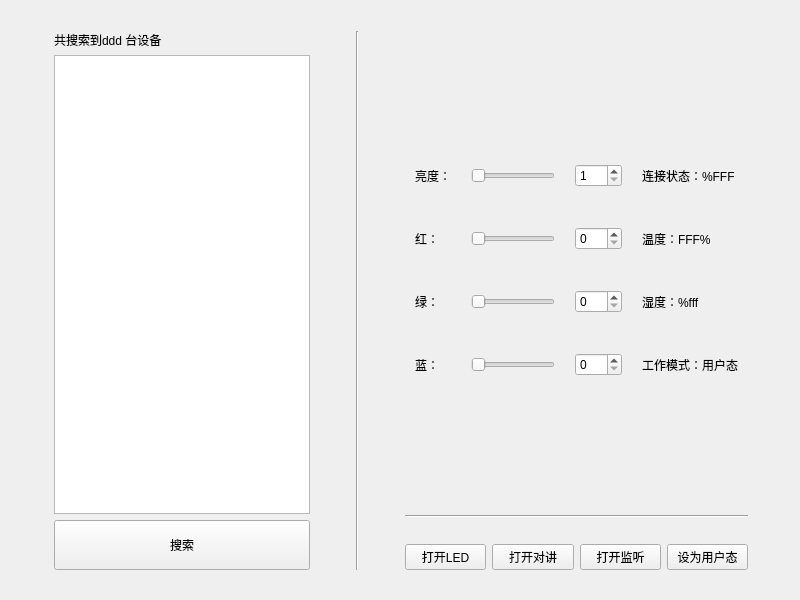
<?xml version="1.0" encoding="UTF-8"?>
<ui version="4.0">
 <class>Widget</class>
 <widget class="QWidget" name="Widget">
  <property name="geometry">
   <rect>
    <x>0</x>
    <y>0</y>
    <width>800</width>
    <height>600</height>
   </rect>
  </property>
  <property name="windowTitle">
   <string>Widget</string>
  </property>
  <widget class="QWidget" name="layoutWidget">
   <property name="geometry">
    <rect>
     <x>0</x>
     <y>20</y>
     <width>801</width>
     <height>561</height>
    </rect>
   </property>
   <layout class="QHBoxLayout" name="horizontalLayout_3">
    <item>
     <spacer name="horizontalSpacer_4">
      <property name="orientation">
       <enum>Qt::Horizontal</enum>
      </property>
      <property name="sizeHint" stdset="0">
       <size>
        <width>40</width>
        <height>20</height>
       </size>
      </property>
     </spacer>
    </item>
    <item>
     <layout class="QHBoxLayout" name="horizontalLayout_2">
      <item>
       <layout class="QVBoxLayout" name="verticalLayout">
        <item>
         <widget class="QLabel" name="deviceNumLabel">
          <property name="text">
           <string>共搜索到ddd 台设备</string>
          </property>
         </widget>
        </item>
        <item>
         <widget class="QListWidget" name="scanResultListWidget"/>
        </item>
        <item>
         <widget class="QPushButton" name="scanBtn">
          <property name="minimumSize">
           <size>
            <width>80</width>
            <height>50</height>
           </size>
          </property>
          <property name="text">
           <string>搜索</string>
          </property>
         </widget>
        </item>
       </layout>
      </item>
      <item>
       <spacer name="horizontalSpacer_3">
        <property name="orientation">
         <enum>Qt::Horizontal</enum>
        </property>
        <property name="sizeHint" stdset="0">
         <size>
          <width>40</width>
          <height>20</height>
         </size>
        </property>
       </spacer>
      </item>
      <item>
       <widget class="Line" name="line_2">
        <property name="orientation">
         <enum>Qt::Vertical</enum>
        </property>
       </widget>
      </item>
      <item>
       <spacer name="horizontalSpacer">
        <property name="orientation">
         <enum>Qt::Horizontal</enum>
        </property>
        <property name="sizeHint" stdset="0">
         <size>
          <width>40</width>
          <height>20</height>
         </size>
        </property>
       </spacer>
      </item>
      <item>
       <layout class="QVBoxLayout" name="verticalLayout_2">
        <property name="leftMargin">
         <number>0</number>
        </property>
        <property name="rightMargin">
         <number>0</number>
        </property>
        <item>
         <spacer name="verticalSpacer_3">
          <property name="orientation">
           <enum>Qt::Vertical</enum>
          </property>
          <property name="sizeType">
           <enum>QSizePolicy::Expanding</enum>
          </property>
          <property name="sizeHint" stdset="0">
           <size>
            <width>20</width>
            <height>20</height>
           </size>
          </property>
         </spacer>
        </item>
        <item>
         <layout class="QGridLayout" name="gridLayout">
          <property name="horizontalSpacing">
           <number>20</number>
          </property>
          <property name="verticalSpacing">
           <number>40</number>
          </property>
          <property name="margin">
           <number>10</number>
          </property>
          <item row="1" column="1">
           <widget class="QSlider" name="redSlider">
            <property name="toolTip">
             <string>拖动可改变红色</string>
            </property>
            <property name="maximum">
             <number>255</number>
            </property>
            <property name="orientation">
             <enum>Qt::Horizontal</enum>
            </property>
            <property name="tickPosition">
             <enum>QSlider::NoTicks</enum>
            </property>
            <property name="tickInterval">
             <number>25</number>
            </property>
           </widget>
          </item>
          <item row="2" column="0">
           <widget class="QLabel" name="label_8">
            <property name="text">
             <string>绿：</string>
            </property>
           </widget>
          </item>
          <item row="3" column="0">
           <widget class="QLabel" name="label_9">
            <property name="text">
             <string>蓝：</string>
            </property>
           </widget>
          </item>
          <item row="1" column="3">
           <widget class="QLabel" name="tempLabel">
            <property name="text">
             <string>温度：FFF%</string>
            </property>
           </widget>
          </item>
          <item row="3" column="1">
           <widget class="QSlider" name="blueSlider">
            <property name="toolTip">
             <string>拖动可改变蓝色</string>
            </property>
            <property name="maximum">
             <number>255</number>
            </property>
            <property name="orientation">
             <enum>Qt::Horizontal</enum>
            </property>
           </widget>
          </item>
          <item row="2" column="1">
           <widget class="QSlider" name="greenSlider">
            <property name="toolTip">
             <string>拖动可改变绿色</string>
            </property>
            <property name="maximum">
             <number>255</number>
            </property>
            <property name="orientation">
             <enum>Qt::Horizontal</enum>
            </property>
           </widget>
          </item>
          <item row="3" column="3">
           <widget class="QLabel" name="workModeLabel">
            <property name="text">
             <string>工作模式：用户态</string>
            </property>
           </widget>
          </item>
          <item row="2" column="3">
           <widget class="QLabel" name="humLabel">
            <property name="text">
             <string>湿度：%fff</string>
            </property>
           </widget>
          </item>
          <item row="0" column="1">
           <widget class="QSlider" name="brightnessSlider">
            <property name="cursor">
             <cursorShape>ArrowCursor</cursorShape>
            </property>
            <property name="toolTip">
             <string>拖动可改变亮度</string>
            </property>
            <property name="styleSheet">
             <string notr="true">gridline-color: rgb(255, 85, 0);</string>
            </property>
            <property name="minimum">
             <number>1</number>
            </property>
            <property name="maximum">
             <number>100</number>
            </property>
            <property name="orientation">
             <enum>Qt::Horizontal</enum>
            </property>
            <property name="tickPosition">
             <enum>QSlider::NoTicks</enum>
            </property>
            <property name="tickInterval">
             <number>10</number>
            </property>
           </widget>
          </item>
          <item row="0" column="3">
           <widget class="QLabel" name="connectionStuteLabel">
            <property name="text">
             <string>连接状态：%FFF</string>
            </property>
           </widget>
          </item>
          <item row="1" column="0">
           <widget class="QLabel" name="label_7">
            <property name="text">
             <string>红：</string>
            </property>
           </widget>
          </item>
          <item row="0" column="0">
           <widget class="QLabel" name="label_6">
            <property name="text">
             <string>亮度：</string>
            </property>
           </widget>
          </item>
          <item row="0" column="2">
           <widget class="QSpinBox" name="brightnessSpinBox">
            <property name="minimum">
             <number>1</number>
            </property>
            <property name="maximum">
             <number>100</number>
            </property>
           </widget>
          </item>
          <item row="1" column="2">
           <widget class="QSpinBox" name="redSpinBox">
            <property name="maximum">
             <number>255</number>
            </property>
           </widget>
          </item>
          <item row="2" column="2">
           <widget class="QSpinBox" name="greenSpinBox">
            <property name="maximum">
             <number>255</number>
            </property>
           </widget>
          </item>
          <item row="3" column="2">
           <widget class="QSpinBox" name="blueSpinBox">
            <property name="maximum">
             <number>255</number>
            </property>
           </widget>
          </item>
         </layout>
        </item>
        <item>
         <spacer name="verticalSpacer">
          <property name="orientation">
           <enum>Qt::Vertical</enum>
          </property>
          <property name="sizeType">
           <enum>QSizePolicy::Expanding</enum>
          </property>
          <property name="sizeHint" stdset="0">
           <size>
            <width>20</width>
            <height>20</height>
           </size>
          </property>
         </spacer>
        </item>
        <item>
         <widget class="Line" name="line">
          <property name="orientation">
           <enum>Qt::Horizontal</enum>
          </property>
         </widget>
        </item>
        <item>
         <spacer name="verticalSpacer_2">
          <property name="orientation">
           <enum>Qt::Vertical</enum>
          </property>
          <property name="sizeType">
           <enum>QSizePolicy::Fixed</enum>
          </property>
          <property name="sizeHint" stdset="0">
           <size>
            <width>20</width>
            <height>20</height>
           </size>
          </property>
         </spacer>
        </item>
        <item>
         <layout class="QHBoxLayout" name="horizontalLayout">
          <item>
           <widget class="QPushButton" name="LEDBtn">
            <property name="text">
             <string>打开LED</string>
            </property>
           </widget>
          </item>
          <item>
           <widget class="QPushButton" name="speakeBtn">
            <property name="text">
             <string>打开对讲</string>
            </property>
           </widget>
          </item>
          <item>
           <widget class="QPushButton" name="listenBtn">
            <property name="text">
             <string>打开监听</string>
            </property>
           </widget>
          </item>
          <item>
           <widget class="QPushButton" name="setBtn">
            <property name="text">
             <string>设为用户态</string>
            </property>
           </widget>
          </item>
         </layout>
        </item>
       </layout>
      </item>
     </layout>
    </item>
    <item>
     <spacer name="horizontalSpacer_2">
      <property name="orientation">
       <enum>Qt::Horizontal</enum>
      </property>
      <property name="sizeHint" stdset="0">
       <size>
        <width>40</width>
        <height>20</height>
       </size>
      </property>
     </spacer>
    </item>
   </layout>
  </widget>
 </widget>
 <layoutdefault spacing="6" margin="11"/>
 <resources/>
 <connections/>
</ui>
